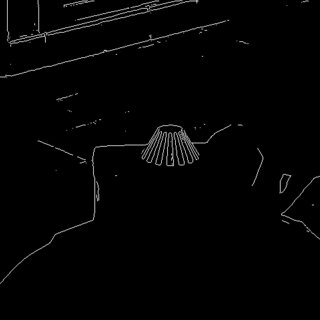
#> input picture image1.jpg, 320 x 320 px
$ python -i canny.py   (imports and definitions only)   (older library calls are emulated)
#> lines starting #> are read from the running program, lines starting #| are printed output that depends on the picture; after the words box and inside, x2 and y2 are one past the last pixel; in counts of white or black regions, pixels touching at a corner belong together
#> further down, picture is the input picture: shape (320, 320, 3); min 0, max 191, mean 3.7
import numpy as np
import cv2
import matplotlib.pyplot as plt

def canny(img):
    image = cv2.cvtColor(img, cv2.COLOR_BGR2GRAY)
    image_smoothed = cv2.GaussianBlur(image, (7, 7), 1)
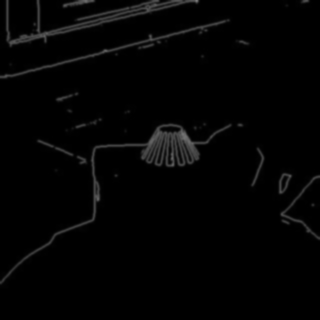
#> image_smoothed: shape (320, 320); min 0, max 123, mean 3.7
    sobelx = cv2.Sobel(image_smoothed, cv2.CV_64F, 1, 0, ksize=3)
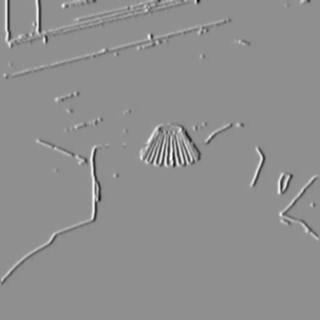
#> sobelx: shape (320, 320) float64; min -326, max 253, mean 0; drawn with min black and max white
    sobely = cv2.Sobel(image_smoothed, cv2.CV_64F, 0, 1, ksize=3)
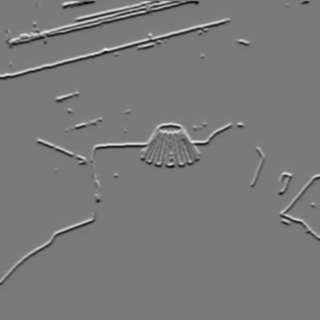
#> sobely: shape (320, 320) float64; min -280, max 302, mean -0.4; drawn with min black and max white
    mag = np.sqrt(sobelx**2 + sobely**2)
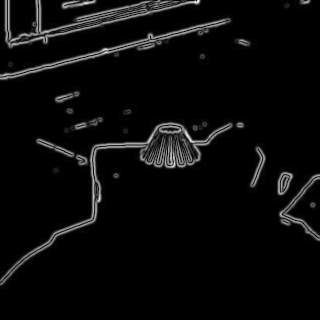
#> mag: shape (320, 320) float64; min 0, max 326, mean 13.1; drawn with min black and max white
    mag = np.uint8(mag / np.max(mag) * 255) # Normalize to 0-255
    theta = np.arctan2(sobely, sobelx)
    rows, cols = image.shape
#> rows = 320; cols = 320
    non_max = np.zeros((rows, cols), dtype=np.uint8)
    theta = theta * 180. / np.pi
    theta[theta < 0] += 180
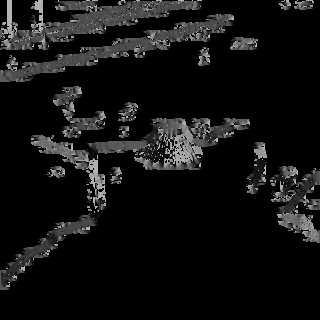
#> theta: shape (320, 320) float64; min 0, max 180, mean 18
    for i in range(1, rows - 1):
        for j in range(1, cols - 1):
            # Horizontal gradient
            if (0 <= theta[i, j] < 22.5) or (157.5 <= theta[i, j] <= 180):
                if (mag[i, j] >= mag[i, j - 1]) and (mag[i, j] >= mag[i, j + 1]):
                    non_max[i, j] = mag[i, j]
            # Diagonal gradient
            elif (22.5 <= theta[i, j] < 67.5):
                if (mag[i, j] >= mag[i - 1, j - 1]) and (mag[i, j] >= mag[i + 1, j + 1]):
                    non_max[i, j] = mag[i, j]
            # Vertical gradient
            elif (67.5 <= theta[i, j] < 112.5):
                if (mag[i, j] >= mag[i - 1, j]) and (mag[i, j] >= mag[i + 1, j]):
                    non_max[i, j] = mag[i, j]
            # Diagonal gradient
            elif (112.5 <= theta[i, j] < 157.5):
                if (mag[i, j] >= mag[i + 1, j - 1]) and (mag[i, j] >= mag[i - 1, j + 1]):
                    non_max[i, j] = mag[i, j]
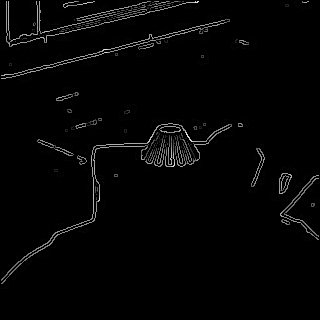
#> non_max: shape (320, 320); min 0, max 242, mean 4.9

    high_threshold = 0.2 * np.max(non_max)
#> high_threshold = 48.4
    low_threshold = 0.1 * np.max(non_max)
#> low_threshold = 24.2
    strong_edges = np.zeros((rows, cols), dtype=np.uint8)
    weak_edges = np.zeros((rows, cols), dtype=np.uint8)
    strong_edges[non_max >= high_threshold] = 255
    weak_edges[(non_max <= high_threshold) & (non_max >= low_threshold)] = 255
    final_edges = np.zeros((rows, cols), dtype=np.uint8)
    final_edges[strong_edges == 255] = 255

    for i in range(1, rows - 1):
        for j in range(1, cols - 1):
            if weak_edges[i, j] == 255:
                if 255 in [strong_edges[i - 1, j - 1], strong_edges[i - 1, j], strong_edges[i - 1, j + 1],
                        strong_edges[i, j - 1], strong_edges[i, j + 1],
                        strong_edges[i + 1, j - 1], strong_edges[i + 1, j], strong_edges[i + 1, j + 1]]:
                    final_edges[i, j] = 255
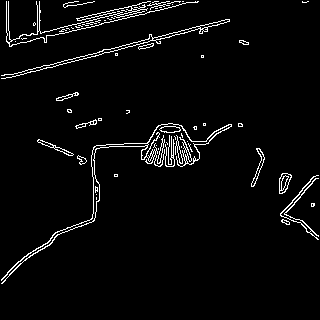
#> final_edges: shape (320, 320); 3.6% white in thin lines or dots, all inside (x1, y1, x2, y2) = (1, 1, 319, 284)

    return final_edges

>>> import cv2
>>> picture = cv2.imread('../image1.jpg')
>>> result = canny(picture)
